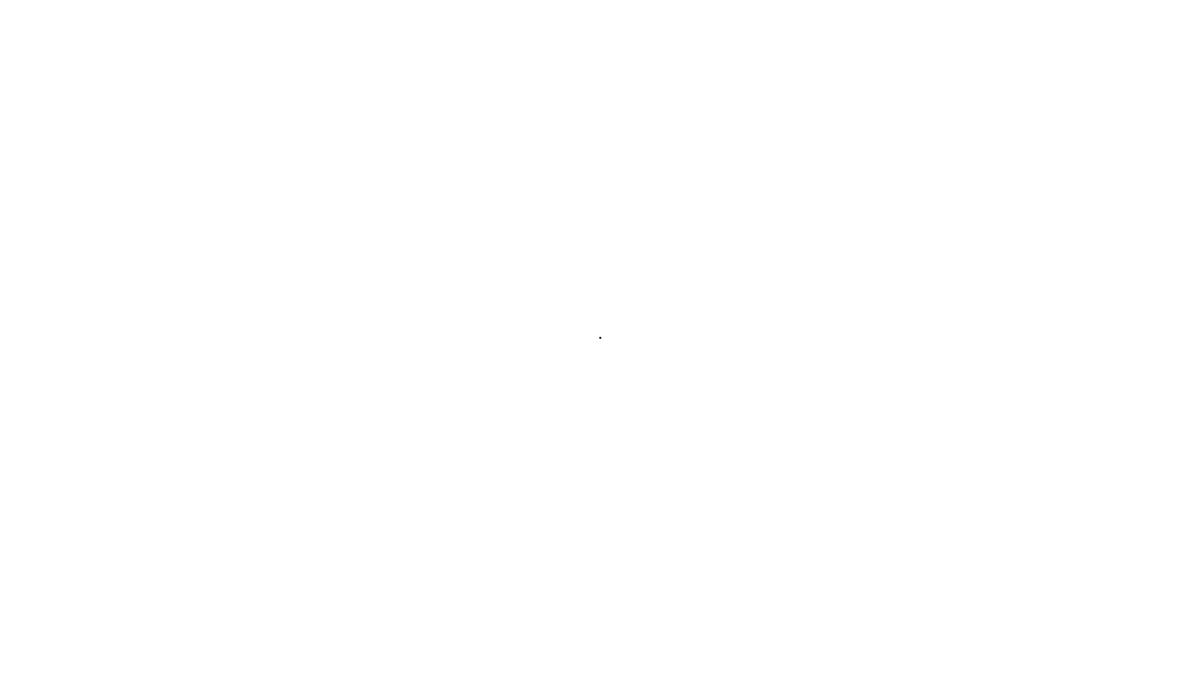
Frame 1 (no input)
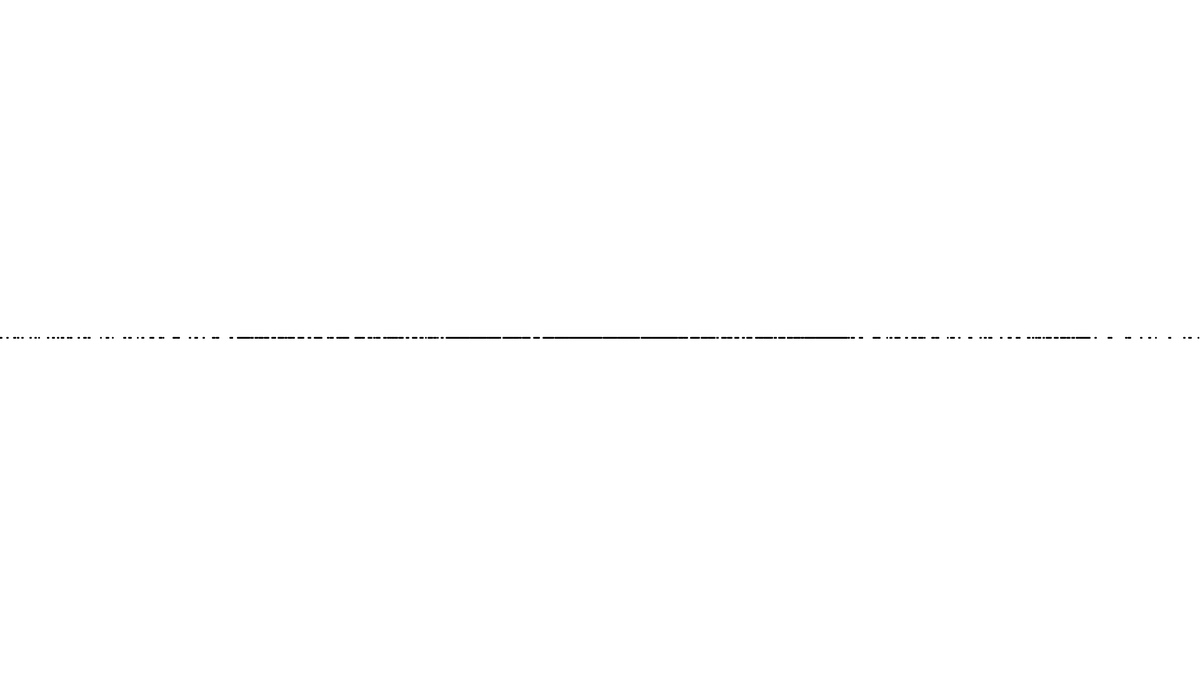
Frame 60 (the mouse pressed at the canvas centre just before this capture)
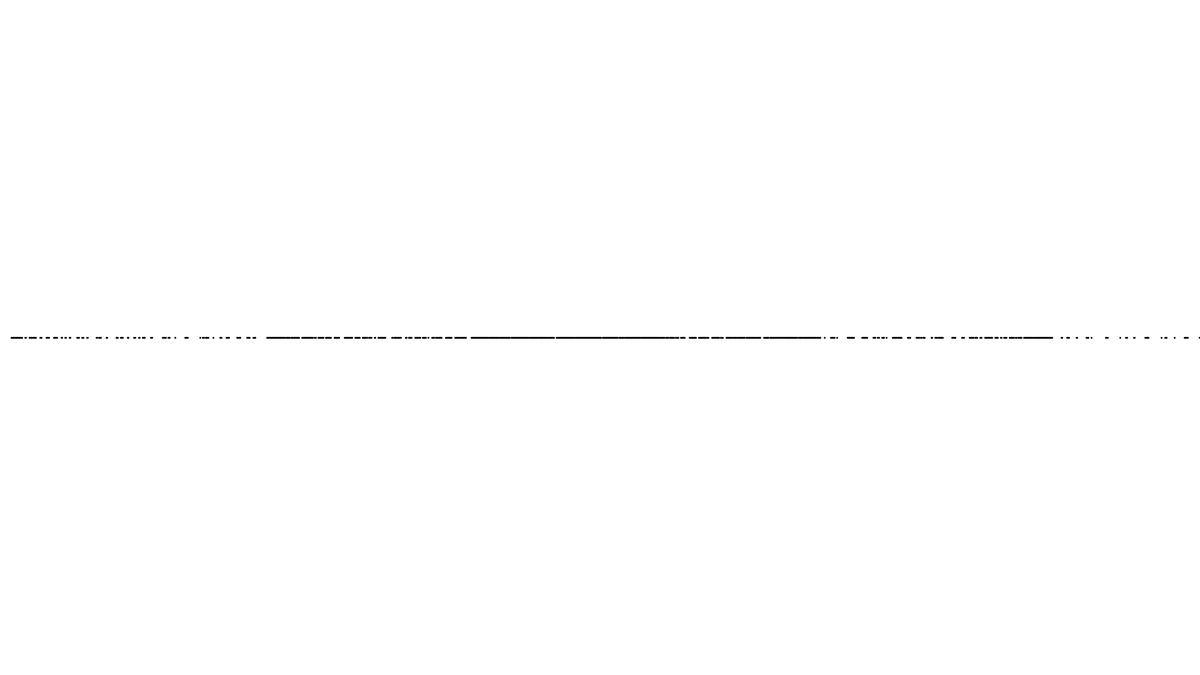
Frame 120 (the mouse held since frame 60 and released just before this capture)

The Processing sketch that drew these frames (run headless with seeded random() and noise(); from frame 60 on, the mouse is pressed at the canvas centre):

// Processing sketch: Spinning
// ── Spinning.pde

int nv=9; //number of vectors per ring -1
int nr = 60; //number of rings -1

ArrayList<Vector> dash = new ArrayList<Vector>();

void setup(){
  size(1920,1080);
  frameRate(60);

  for (int w=0; w<nr+1; w++){
    for (int q=0; q<nv+1; q++){
    dash.add(new Vector((w+1)*10, 2 ,0.01, w*PI/(2*(nr+1)))); //creates new vectors, nv vectors per ring, nr rings, equally spaced, each ring is slightly offset from the previous, distnace of 10 between rings
    }
  }
}


void draw(){
  
  translate(width/2, height/2);
  background(255);
  stroke(0);
  strokeWeight(2); 

  for (int q=0; q<dash.size(); q++){      
      Vector Test = dash.get(q);
      Test.draws();
      Test.spin();
      //Test.testing();
  }

}

// ── Test.pde
class Vector{
  float mag1;
  float mag2;
 
  PVector i,j;
  float s; //speed of rotation
  float t = 0; //i starting angle



  Vector(float mag1_, float mag2_, float s_, float t_){
    mag1=mag1_;
    mag2=mag2_; 
    s=s_;
    t=t_;

    
    i = new PVector();
    j = new PVector();
  }
  
  void draws(){
   for (int q = 0; q<nv; q++){
     float a = mag1*cos(q*2*PI/nv); //x position of tail of line
     float b = mag1*sin(q*2*PI/nv); //y position of tail of line
     float c = mag2*cos(q*2*PI/nv-PI/2); // x position of head of line
     float d = mag2*sin(q*2*PI/nv-PI/2); // y position of head of line
     line(a*i.x - b*j.x, a*i.y - b*j.y, (a+c)*i.x - (b+d)*j.x, (a+c)*i.y - (b+d)*j.y);  
   }
  
  }
  
  
  void spin(){
    t-=s; //changing the angle of i and j vectors
    i.set( 2*cos(t), 0*sin(t)); //2 is to make it look flat
    j.set(-2*sin(t), 0*cos(t));     
  }
  
  //void testing(){
  //  t*=1.001; //increasing the rotation spee, slower for outer rings because they have higher initial t which, when negative, becomes smaller in terms of magnitude

  //}

  
}
